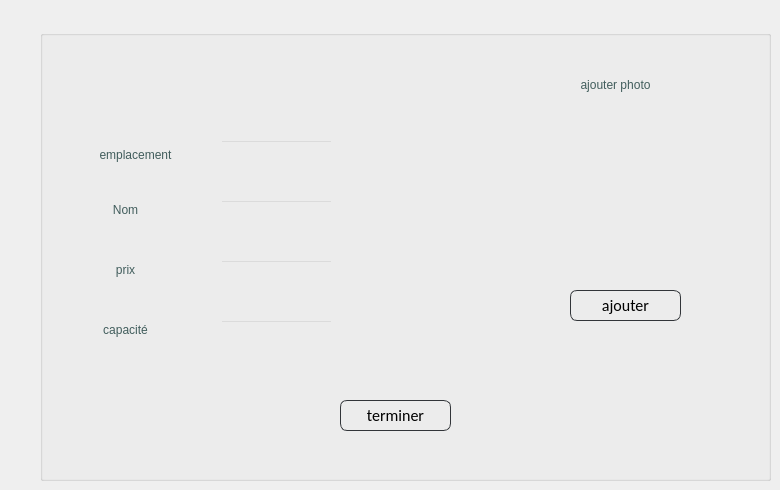
          <widget class="QWidget" name="tab_2">
           <attribute name="title">
            <string>ajouter</string>
           </attribute>
           <widget class="QGroupBox" name="groupBox_3">
            <property name="geometry">
             <rect>
              <x>40</x>
              <y>30</y>
              <width>731</width>
              <height>451</height>
             </rect>
            </property>
            <property name="styleSheet">
             <string notr="true">background : transparent;</string>
            </property>
            <property name="title">
             <string/>
            </property>
            <widget class="QLabel" name="label_9">
             <property name="geometry">
              <rect>
               <x>40</x>
               <y>170</y>
               <width>91</width>
               <height>20</height>
              </rect>
             </property>
             <property name="toolTip">
              <string>&lt;html&gt;&lt;head/&gt;&lt;body&gt;&lt;p align=&quot;center&quot;&gt;nom&lt;/p&gt;&lt;/body&gt;&lt;/html&gt;</string>
             </property>
             <property name="styleSheet">
              <string notr="true">color:rgb(65, 93, 92);

font: 13pt &quot;Allura&quot;;
background: transparent;
</string>
             </property>
             <property name="text">
              <string>&lt;html&gt;&lt;head/&gt;&lt;body&gt;&lt;p align=&quot;center&quot;&gt;Nom&lt;/p&gt;&lt;/body&gt;&lt;/html&gt;</string>
             </property>
            </widget>
            <widget class="QLabel" name="label_13">
             <property name="geometry">
              <rect>
               <x>30</x>
               <y>110</y>
               <width>131</width>
               <height>31</height>
              </rect>
             </property>
             <property name="toolTip">
              <string>&lt;html&gt;&lt;head/&gt;&lt;body&gt;&lt;p align=&quot;center&quot;&gt;nom&lt;/p&gt;&lt;/body&gt;&lt;/html&gt;</string>
             </property>
             <property name="styleSheet">
              <string notr="true">color:rgb(65, 93, 92);

font: 13pt &quot;Allura&quot;;
background: transparent;
</string>
             </property>
             <property name="text">
              <string>&lt;html&gt;&lt;head/&gt;&lt;body&gt;&lt;p align=&quot;center&quot;&gt;emplacement&lt;/p&gt;&lt;/body&gt;&lt;/html&gt;</string>
             </property>
            </widget>
            <widget class="QLabel" name="label_14">
             <property name="geometry">
              <rect>
               <x>40</x>
               <y>220</y>
               <width>91</width>
               <height>41</height>
              </rect>
             </property>
             <property name="toolTip">
              <string>&lt;html&gt;&lt;head/&gt;&lt;body&gt;&lt;p align=&quot;center&quot;&gt;nom&lt;/p&gt;&lt;/body&gt;&lt;/html&gt;</string>
             </property>
             <property name="styleSheet">
              <string notr="true">color:rgb(65, 93, 92);

font: 13pt &quot;Allura&quot;;
background: transparent;
</string>
             </property>
             <property name="text">
              <string>&lt;html&gt;&lt;head/&gt;&lt;body&gt;&lt;p align=&quot;center&quot;&gt;prix&lt;/p&gt;&lt;/body&gt;&lt;/html&gt;</string>
             </property>
            </widget>
            <widget class="QLabel" name="label_15">
             <property name="geometry">
              <rect>
               <x>40</x>
               <y>280</y>
               <width>91</width>
               <height>41</height>
              </rect>
             </property>
             <property name="toolTip">
              <string>&lt;html&gt;&lt;head/&gt;&lt;body&gt;&lt;p align=&quot;center&quot;&gt;nom&lt;/p&gt;&lt;/body&gt;&lt;/html&gt;</string>
             </property>
             <property name="styleSheet">
              <string notr="true">color:rgb(65, 93, 92);

font: 13pt &quot;Allura&quot;;
background: transparent;
</string>
             </property>
             <property name="text">
              <string>&lt;html&gt;&lt;head/&gt;&lt;body&gt;&lt;p align=&quot;center&quot;&gt;capacité&lt;/p&gt;&lt;/body&gt;&lt;/html&gt;</string>
             </property>
            </widget>
            <widget class="QLineEdit" name="lineEdit_2">
             <property name="geometry">
              <rect>
               <x>180</x>
               <y>110</y>
               <width>113</width>
               <height>24</height>
              </rect>
             </property>
            </widget>
            <widget class="QLineEdit" name="lineEdit_3">
             <property name="geometry">
              <rect>
               <x>180</x>
               <y>170</y>
               <width>113</width>
               <height>24</height>
              </rect>
             </property>
            </widget>
            <widget class="QLineEdit" name="lineEdit_4">
             <property name="geometry">
              <rect>
               <x>180</x>
               <y>230</y>
               <width>113</width>
               <height>24</height>
              </rect>
             </property>
            </widget>
            <widget class="QLineEdit" name="lineEdit_5">
             <property name="geometry">
              <rect>
               <x>180</x>
               <y>290</y>
               <width>113</width>
               <height>24</height>
              </rect>
             </property>
            </widget>
            <widget class="QPushButton" name="ajoutImage">
             <property name="geometry">
              <rect>
               <x>530</x>
               <y>260</y>
               <width>111</width>
               <height>31</height>
              </rect>
             </property>
             <property name="styleSheet">
              <string notr="true">
QPushButton
{
	background: transparent;
	border-style:solid;
	border-radius:7px;
	border-width:1px;
border-color: rgb(50, 53, 57);
	color:rgb(0,0,0);
	font-size:16px;
font-family:Calibri;
}

QPushButton:hover
{
	background-color: #00000000;
	border-color: rgb(30, 227, 0);
	/*color:rgb(30, 227, 0);*/
}

QPushButton:focus
{
	background-color:  rgb(30, 227, 0);
	border-color: rgba(30, 227, 0,0);
	color:rgb(255, 255, 255);
}
</string>
             </property>
             <property name="text">
              <string>ajouter</string>
             </property>
            </widget>
            <widget class="QLabel" name="label_16">
             <property name="geometry">
              <rect>
               <x>510</x>
               <y>40</y>
               <width>131</width>
               <height>31</height>
              </rect>
             </property>
             <property name="toolTip">
              <string>&lt;html&gt;&lt;head/&gt;&lt;body&gt;&lt;p align=&quot;center&quot;&gt;nom&lt;/p&gt;&lt;/body&gt;&lt;/html&gt;</string>
             </property>
             <property name="styleSheet">
              <string notr="true">color:rgb(65, 93, 92);

font: 13pt &quot;Allura&quot;;
background: transparent;
</string>
             </property>
             <property name="text">
              <string>&lt;html&gt;&lt;head/&gt;&lt;body&gt;&lt;p align=&quot;center&quot;&gt;ajouter photo&lt;/p&gt;&lt;/body&gt;&lt;/html&gt;</string>
             </property>
            </widget>
            <widget class="QLabel" name="label_2">
             <property name="geometry">
              <rect>
               <x>490</x>
               <y>80</y>
               <width>191</width>
               <height>161</height>
              </rect>
             </property>
             <property name="styleSheet">
              <string notr="true"/>
             </property>
             <property name="text">
              <string/>
             </property>
            </widget>
            <widget class="QPushButton" name="ajoutSalle">
             <property name="geometry">
              <rect>
               <x>300</x>
               <y>370</y>
               <width>111</width>
               <height>31</height>
              </rect>
             </property>
             <property name="styleSheet">
              <string notr="true">
QPushButton
{
	background: transparent;
	border-style:solid;
	border-radius:7px;
	border-width:1px;
border-color: rgb(50, 53, 57);
	color:rgb(0,0,0);
	font-size:16px;
font-family:Calibri;
}

QPushButton:hover
{
	background-color: #00000000;
	border-color: rgb(30, 227, 0);
	/*color:rgb(30, 227, 0);*/
}

QPushButton:focus
{
	background-color:  rgb(30, 227, 0);
	border-color: rgba(30, 227, 0,0);
	color:rgb(255, 255, 255);
}
</string>
             </property>
             <property name="text">
              <string>terminer</string>
             </property>
            </widget>
           </widget>
          </widget>
